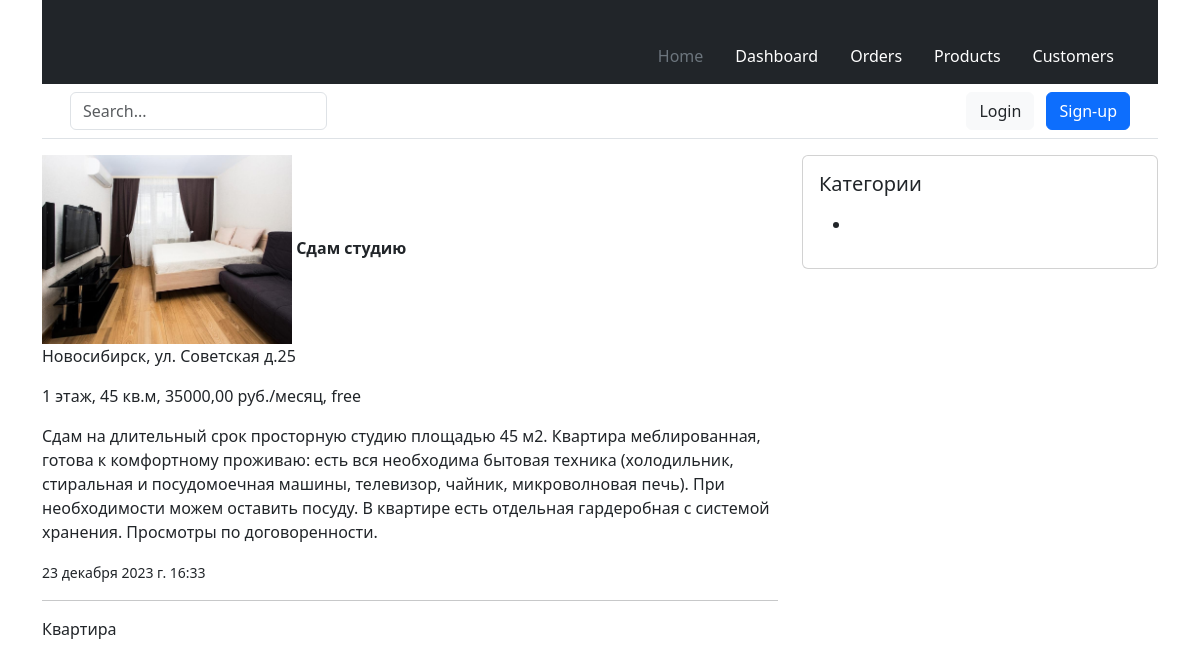
/rents/sdam_kvartiry_1235/, run on the app's committed database.
### estate/models.py (models this page shows, shortened)
class Rent(models.Model):
    class RentManager(models.Manager):
        def all(self):
            return self.get_queryset().select_related('author', 'category').filter(status='free')
    STATUS_OPTIONS = (
        ('reserved', 'Забронировано'),
        ('free', 'Свободно')
    )
    ROOM_OPTIONS = (
        ('1-room apartment', '1-комн.'),
        ('2-room apartment', '2-комн.'),
        ('3-room apartment', '3-комн.'),
        ('studio', 'Студия'),
    )
    title = models.CharField(verbose_name='Заголовок', max_length=255)
    slug = models.SlugField(verbose_name='URL', max_length=255, blank=True, unique=True)
    city = models.CharField(verbose_name='Город', max_length=100)
    location = models.CharField(verbose_name="Местоположение помещения", max_length=100)
    floor = models.CharField(verbose_name='Этаж', max_length=10)
    full_description = models.TextField(verbose_name='Полное описание')
    room = models.CharField(choices=ROOM_OPTIONS, default='room', verbose_name='Количество комнат', max_length=20)
    area = models.IntegerField(verbose_name='Площаль помещения', blank=True, null=True)
    price = models.DecimalField(verbose_name='Стоимость аренды', max_digits=10, decimal_places=2)
    status = models.CharField(choices=STATUS_OPTIONS, default='published', verbose_name='Статус помещения', max_length=10)
    thumbnail = models.ImageField(
        verbose_name='Превью помещения',
        blank=True,
        upload_to='images/thumbnails/%Y/%m/%d/',
        validators=[FileExtensionValidator(allowed_extensions=('png', 'jpg', 'webp', 'jpeg', 'gif'))]
    )
    time_create = models.DateTimeField(verbose_name="Время добавления", auto_now_add=True)
    time_update = models.DateTimeField(auto_now=True, verbose_name='Время обновления')
    category = TreeForeignKey('Category', on_delete=models.PROTECT, related_name='rent', verbose_name='Категория')
    author = models.ForeignKey(to=User, verbose_name='Автор', on_delete=models.SET_DEFAULT, related_name='author_posts', default=1)
    updater = models.ForeignKey(to=User, verbose_name='Обновил', on_delete=models.SET_NULL, null=True, related_name='updater_posts', blank=True)
    fixed = models.BooleanField(verbose_name='Зафиксировано', default=False)
    class Meta:
        db_table = 'app_rent'
        ordering = ['-fixed', '-time_create']
        indexes = [models.Index(fields=['-fixed', '-time_create', 'status'])]
        verbose_name = 'Аренда'
        verbose_name_plural = 'Аренда'
    objects = RentManager()

class Category(MPTTModel):
    title = models.CharField(max_length=255, verbose_name='Название категории')
    slug = models.SlugField(max_length=255, verbose_name='URL категории', blank=True)
    description = models.TextField(verbose_name='Описание категории', max_length=300)
    parent = TreeForeignKey(
        'self',
        on_delete=models.CASCADE,
        null=True,
        blank=True,
        db_index=True,
        related_name='children',
        verbose_name='Родительская категория'
    )
    class MPTTMeta:
        order_insertion_by = ('title',)
    class Meta:
        verbose_name = 'Категория'
        verbose_name_plural = 'Категории'
        db_table = 'app_categories'

### estate/views.py (the view)
# urls.py: path('rents/<str:slug>/', RentDetailView.as_view(), name='rent_detail'),
class RentDetailView(DetailView):
    model = Rent
    template_name = 'rent/rent_detail.html'
    context_object_name = 'rents'
    def get_context_data(self, **kwargs):
        context = super().get_context_data(**kwargs)
        context['title'] = self.object.title
        return context

### estate/templates/rent/rent_detail.html
{% extends 'main.html' %}
{% block content %}
        <img src={{ rents.thumbnail.url }} alt={{ rents.title }} width="250"/>
        <strong>{{ rents.title }}</strong>
        <p>{{ rents.city }}, {{rents.location}}</p>
        <p>{{ rents.floor }} этаж, {{rents.area}} кв.м, {{rents.price}} руб./месяц, {{rents.status}}</p>
        <p>{{ rents.full_description }}</p>
        <small>{{ rents.time_create }}</small>
        <hr>
        <span>{{ rents.category.title }}</span>
{% endblock %}

### data on the page
Rent: thumbnail (picture), title "Сдам студию", city "Новосибирск", location "ул. Советская д.25", floor "1", area "45", price "35000,00", status "free", full_description "Сдам на длительный срок просторную студию площадью 45 м2. Квартира меблированная, готова к комфортному проживаю: есть вся необходима бытовая техника (холодильник, стиральная и посудомоечная машины, телевизор, чайник, микроволновая печь). При необходимости можем оставить посуду. В квартире есть отдельная гардеробная с системой хранения. Просмотры по договоренности.", time_create "23 декабря 2023 г. 16:33", category "Квартира"
